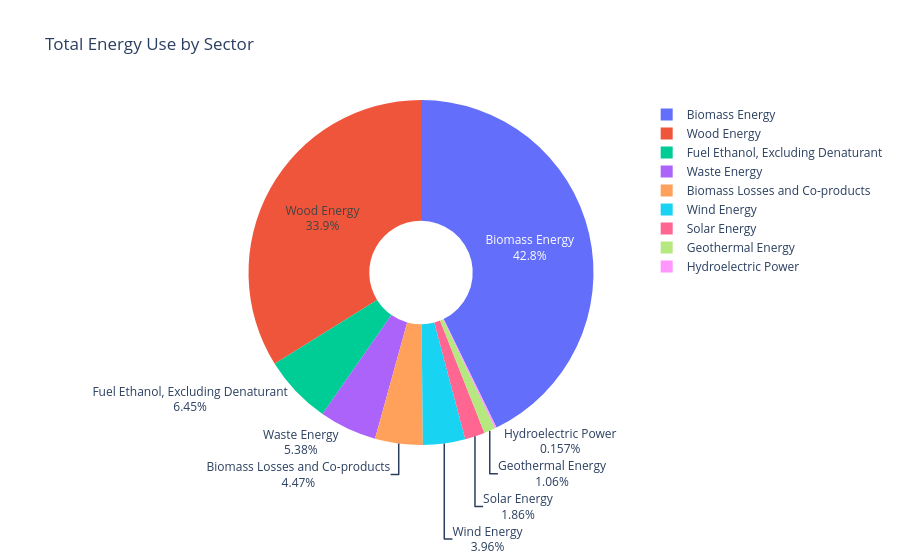

Notebook code cell kept with this figure:
### Markdown cell above
## Interactive Pie Chart of Total Energy Use by Sector

We visualize the contribution of each renewable energy sector to the overall total using a **Plotly pie chart**.

### Code cell
import plotly.express as px
# Assuming your dataframe is named df and already loaded
energy_sectors = ['Solar Energy', 'Wind Energy', 'Biomass Energy', 'Geothermal Energy', 'Hydroelectric Power', 'Wood Energy','Waste Energy','Fuel Ethanol, Excluding Denaturant', 'Biomass Losses and Co-products']

# Sum total energy by sector
sector_totals = df[energy_sectors].sum().reset_index()
sector_totals.columns = ['Sector', 'Total Energy']

# Create interactive pie chart
fig = px.pie(sector_totals,
             names='Sector',
             values='Total Energy',
             title='Total Energy Use by Sector',
             hole=0.3)  # Optional: make it a donut chart

fig.update_traces(textinfo='percent+label', hoverinfo='label+percent+value')
fig.show()

### Figure 1 — Plotly figure (JSON) as saved in the notebook; plotly's stock layout.template omitted (floating-point values rounded to 4 significant figures)
{"data": [{"domain": {"x": [0, 1], "y": [0, 1]}, "hole": 0.3, "hoverinfo": "label+percent+value", "hovertemplate": "Sector=%{label}<br>Total Energy=%{value}<extra></extra>", "labels": ["Solar Energy", "Wind Energy", "Biomass Energy", "Geothermal Energy", "Hydroelectric Power", "Wood Energy", "Waste Energy", "Fuel Ethanol, Excluding Denaturant", "Biomass Losses and Co-products"], "legendgroup": "", "name": "", "showlegend": true, "textinfo": "percent+label", "type": "pie", "values": [6176, 13130.0, 141900.0, 3514.0, 520.3, 112300.0, 17840.0, 21380.0, 14820.0]}], "layout": {"legend": {"tracegroupgap": 0}, "title": {"text": "Total Energy Use by Sector"}}}
